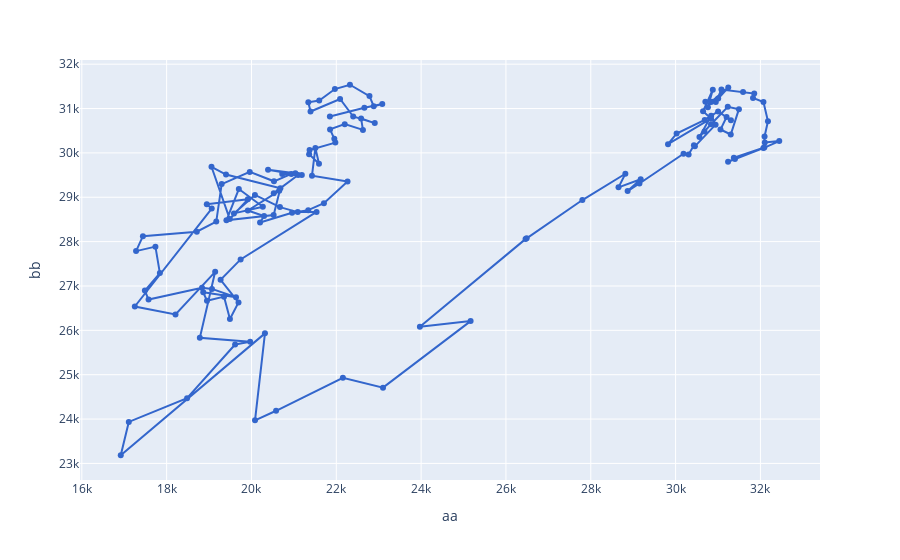

Notebook code cell kept with this figure:
### Code cell
fig = nifty_data.plot.line(color_discrete_sequence=px.colors.qualitative.G10, x='aa', y='bb')
fig.update_traces(mode="markers+lines", hovertemplate=None) 
fig.update_layout(hovermode="x unified")
# fig.update_layout(title='Title')
fig.show()

### Figure 1 — Plotly figure (JSON) as saved in the notebook; plotly's stock layout.template omitted (floating-point values rounded to 4 significant figures; data arrays with more than 128 entries replaced by an {"elided": "..."} marker saying what was removed)
{"data": [{"legendgroup": "", "line": {"color": "#3366CC", "dash": "solid"}, "mode": "markers+lines", "name": "", "orientation": "v", "showlegend": false, "type": "scatter", "x": {"elided": "142 float values"}, "xaxis": "x", "y": {"elided": "142 float values"}, "yaxis": "y"}], "layout": {"hovermode": "x unified", "legend": {"tracegroupgap": 0}, "margin": {"t": 60}, "xaxis": {"anchor": "y", "domain": [0, 1], "title": {"text": "aa"}}, "yaxis": {"anchor": "x", "domain": [0, 1], "title": {"text": "bb"}}}}
